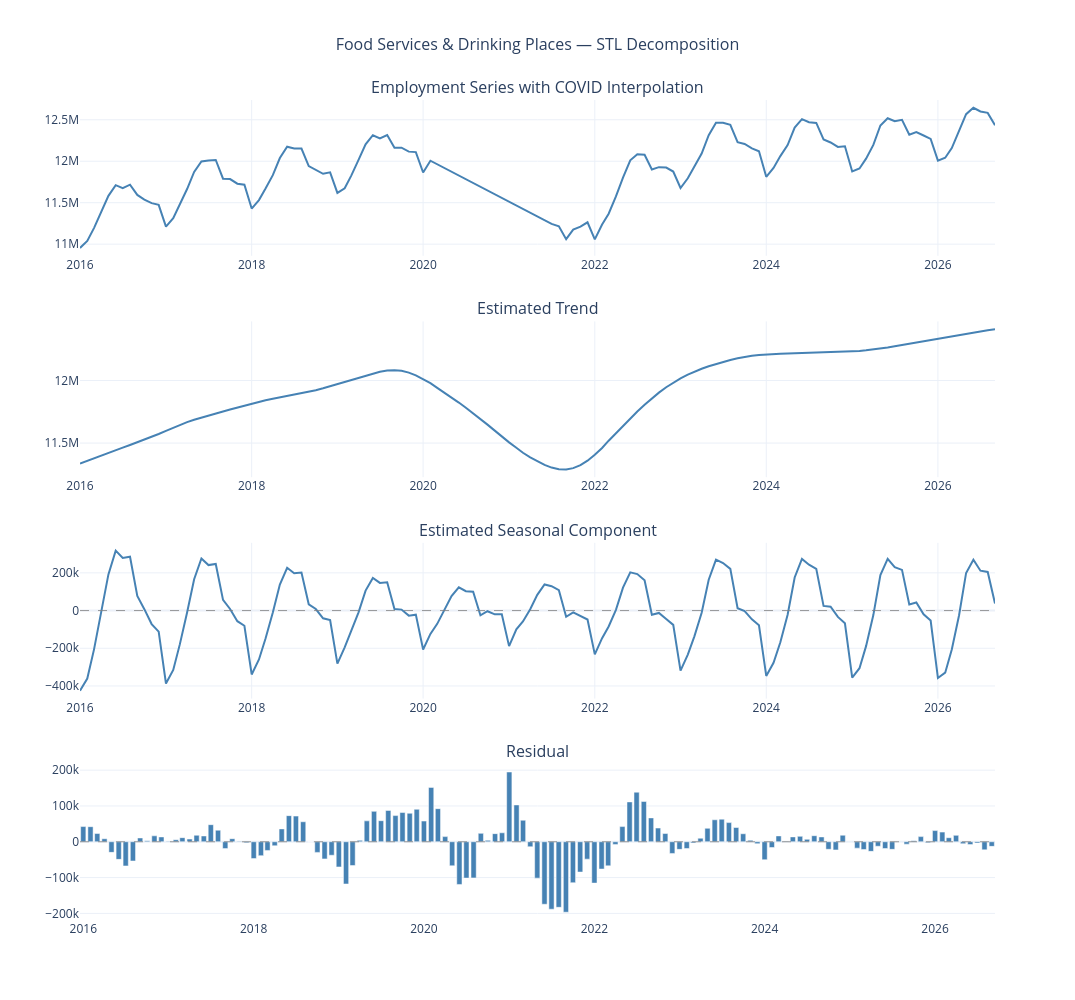

Notebook cell for this chart:
### Markdown cell above
## Autocorrelation

The autocorrelation function shows how strongly the employment series relates to its previous values at different time lags. A high positive correlation means that months with relatively high employment tend to be associated with relatively high employment at the specified lag, while values near zero indicate little linear relationship at that lag.

Apart from lag zero, which equals one because the series is compared with itself, the correlation is strongest at the shortest lags. It measures approximately 0.91 at one month and declines over the following several months. This is consistent with a persistent employment series in which adjacent months usually have similar levels. The decline is not completely steady, with correlations rising modestly again around lags 10 through 12, consistent with the annual seasonal pattern.

After lag 12, the correlations decline toward zero. They move below zero beginning at lag 17, but the correlations from around lag 15 onward fall within the displayed reference bounds. The dashed lines represent approximate 95% bounds under a white-noise assumption, so they serve as a reference rather than a definitive test for this trending, interpolated series. The small negative values do not provide strong evidence of an inverse relationship.

Using 24 lags provides a two-year view of the series, but the correlation at lag 24 is close to zero. The strongest feature of the plot is short-term persistence, with a smaller increase around lags 10 through 12. Because the ACF is calculated from employment levels that contain a long-term trend, it cannot cleanly separate trend persistence from seasonal dependence. The smooth values introduced during the interpolated period can also influence these correlations. The STL decomposition in the next section separates the series into trend, seasonal, and residual components, providing a clearer view of the estimated seasonal pattern.

### Code cell
# =============================================================================
# Section 5: Full STL Decomposition
# =============================================================================

trend = stl_fit.trend
seasonal = stl_fit.seasonal
residual = stl_fit.resid

fig = make_subplots(
    rows=4, cols=1,
    subplot_titles=(
        'Employment Series with COVID Interpolation',
        'Estimated Trend',
        'Estimated Seasonal Component',
        'Residual'
),
    vertical_spacing=0.08
)

# --- Interpolated Series ---
fig.add_trace(go.Scatter(
    x=df_interp.index, y=df_interp['employed'],
    mode='lines', name='Interpolated Series',
    line=dict(color='steelblue', width=2),
    showlegend=False,
    hovertemplate='%{x|%b %Y}: %{customdata}<extra></extra>',
    customdata=[f'{v/1_000_000:.2f}M' for v in df_interp['employed']]
), row=1, col=1)

# --- Trend ---
fig.add_trace(go.Scatter(
    x=df_interp.index, y=trend,
    mode='lines', name='Trend',
    line=dict(color='steelblue', width=2),
    showlegend=False,
    hovertemplate='%{x|%b %Y}: %{customdata}<extra></extra>',
    customdata=[f'{v/1_000_000:.2f}M' for v in trend]
), row=2, col=1)

# --- Seasonal ---
fig.add_trace(go.Scatter(
    x=df_interp.index, y=seasonal,
    mode='lines', name='Seasonal',
    line=dict(color='steelblue', width=2),
    showlegend=False,
    hovertemplate='%{x|%b %Y}: %{customdata}<extra></extra>',
    customdata=[f'{v/1_000_000:.3f}M' for v in seasonal]
), row=3, col=1)
fig.add_hline(y=0, line_color='gray', line_width=0.8, line_dash='dash', row=3, col=1)

# --- Residual ---
fig.add_trace(go.Bar(
    x=df_interp.index, y=residual,
    name='Residual',
    marker_color='steelblue',
    showlegend=False,
    hovertemplate='%{x|%b %Y}: %{customdata}<extra></extra>',
    customdata=[f'{v/1_000_000:.3f}M' for v in residual]
), row=4, col=1)
fig.add_hline(y=0, line_color='gray', line_width=0.8, line_dash='dash', row=4, col=1)

fig.update_layout(
    title=dict(text='Food Services & Drinking Places — STL Decomposition',
               x=0.5, font=dict(size=16)),
    height=1000,
    width=1075,
    template='plotly_white',
    hovermode='x unified'
)

fig.show()

### Figure 1 — Plotly figure (JSON) as saved in the notebook; plotly's stock layout.template omitted (floating-point values rounded to 4 significant figures; data arrays with more than 128 entries replaced by an {"elided": "..."} marker saying what was removed)
{"data": [{"customdata": {"elided": "129 str values"}, "hovertemplate": "%{x|%b %Y}: %{customdata}<extra></extra>", "line": {"color": "steelblue", "width": 2}, "mode": "lines", "name": "Interpolated Series", "showlegend": false, "type": "scatter", "x": {"elided": "129 str values"}, "xaxis": "x", "y": {"elided": "129 float values"}, "yaxis": "y"}, {"customdata": {"elided": "129 str values"}, "hovertemplate": "%{x|%b %Y}: %{customdata}<extra></extra>", "line": {"color": "steelblue", "width": 2}, "mode": "lines", "name": "Trend", "showlegend": false, "type": "scatter", "x": {"elided": "129 str values"}, "xaxis": "x2", "y": {"elided": "129 float values"}, "yaxis": "y2"}, {"customdata": {"elided": "129 str values"}, "hovertemplate": "%{x|%b %Y}: %{customdata}<extra></extra>", "line": {"color": "steelblue", "width": 2}, "mode": "lines", "name": "Seasonal", "showlegend": false, "type": "scatter", "x": {"elided": "129 str values"}, "xaxis": "x3", "y": {"elided": "129 float values"}, "yaxis": "y3"}, {"customdata": {"elided": "129 str values"}, "hovertemplate": "%{x|%b %Y}: %{customdata}<extra></extra>", "marker": {"color": "steelblue"}, "name": "Residual", "showlegend": false, "type": "bar", "x": {"elided": "129 str values"}, "xaxis": "x4", "y": {"elided": "129 float values"}, "yaxis": "y4"}], "layout": {"annotations": [{"font": {"size": 16}, "showarrow": false, "text": "Employment Series with COVID Interpolation", "x": 0.5, "xanchor": "center", "xref": "paper", "y": 1, "yanchor": "bottom", "yref": "paper"}, {"font": {"size": 16}, "showarrow": false, "text": "Estimated Trend", "x": 0.5, "xanchor": "center", "xref": "paper", "y": 0.73, "yanchor": "bottom", "yref": "paper"}, {"font": {"size": 16}, "showarrow": false, "text": "Estimated Seasonal Component", "x": 0.5, "xanchor": "center", "xref": "paper", "y": 0.46, "yanchor": "bottom", "yref": "paper"}, {"font": {"size": 16}, "showarrow": false, "text": "Residual", "x": 0.5, "xanchor": "center", "xref": "paper", "y": 0.19, "yanchor": "bottom", "yref": "paper"}], "height": 1000, "hovermode": "x unified", "shapes": [{"line": {"color": "gray", "dash": "dash", "width": 0.8}, "type": "line", "x0": 0, "x1": 1, "xref": "x3 domain", "y0": 0, "y1": 0, "yref": "y3"}, {"line": {"color": "gray", "dash": "dash", "width": 0.8}, "type": "line", "x0": 0, "x1": 1, "xref": "x4 domain", "y0": 0, "y1": 0, "yref": "y4"}], "title": {"font": {"size": 16}, "text": "Food Services & Drinking Places — STL Decomposition", "x": 0.5}, "width": 1075, "xaxis": {"anchor": "y", "domain": [0, 1]}, "xaxis2": {"anchor": "y2", "domain": [0, 1]}, "xaxis3": {"anchor": "y3", "domain": [0, 1]}, "xaxis4": {"anchor": "y4", "domain": [0, 1]}, "yaxis": {"anchor": "x", "domain": [0.81, 1]}, "yaxis2": {"anchor": "x2", "domain": [0.54, 0.73]}, "yaxis3": {"anchor": "x3", "domain": [0.27, 0.46]}, "yaxis4": {"anchor": "x4", "domain": [0, 0.19]}}}
